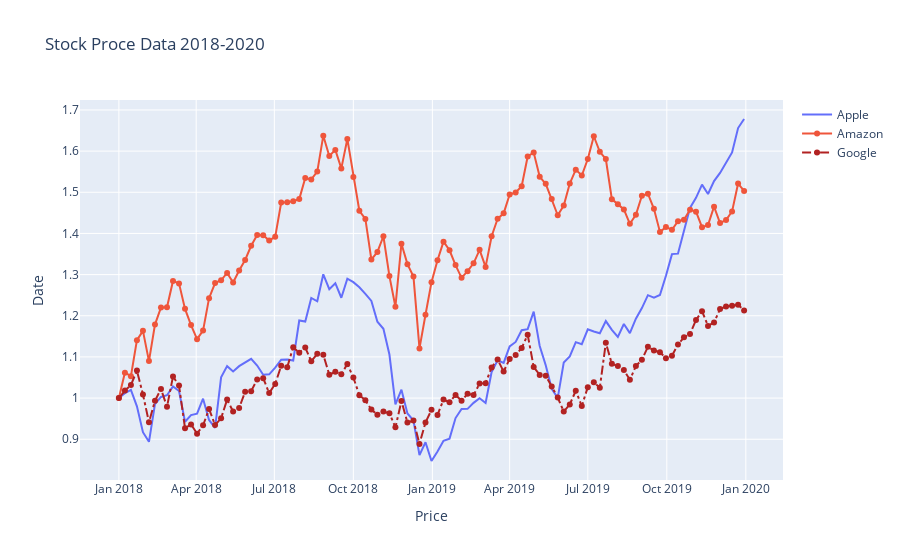

Notebook cell for this chart:
### Markdown cell above
### Update layout of chart with titles and labels

### Code cell
fig = go.Figure()
fig.add_trace(go.Scatter(x=dfStock.date, y=dfStock.AAPL, mode='lines', name='Apple'))
fig.add_trace(go.Scatter(x=dfStock.date, y=dfStock.AMZN, mode='lines+markers', name='Amazon'))
fig.add_trace(go.Scatter(x=dfStock.date, y=dfStock.GOOG, mode='lines+markers', name='Google',
             line = dict(color='firebrick', width=2, dash='dashdot')))
fig.update_layout(title='Stock Proce Data 2018-2020', xaxis_title='Price', yaxis_title='Date')
